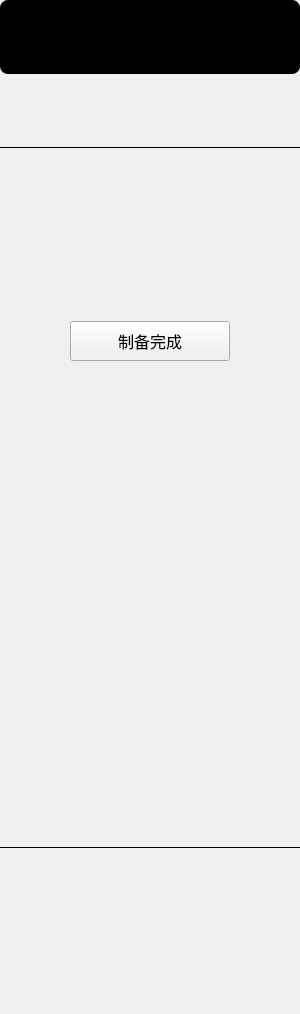
<?xml version="1.0" encoding="UTF-8"?>
<ui version="4.0">
 <class>QFemurContusionControls</class>
 <widget class="QWidget" name="QFemurContusionControls">
  <property name="geometry">
   <rect>
    <x>0</x>
    <y>0</y>
    <width>300</width>
    <height>1014</height>
   </rect>
  </property>
  <property name="sizePolicy">
   <sizepolicy hsizetype="Preferred" vsizetype="Preferred">
    <horstretch>0</horstretch>
    <verstretch>0</verstretch>
   </sizepolicy>
  </property>
  <property name="minimumSize">
   <size>
    <width>300</width>
    <height>0</height>
   </size>
  </property>
  <property name="maximumSize">
   <size>
    <width>300</width>
    <height>16777215</height>
   </size>
  </property>
  <property name="windowTitle">
   <string>硬件准备</string>
  </property>
  <property name="styleSheet">
   <string notr="true"/>
  </property>
  <property name="currentIndex" stdset="0">
   <number>0</number>
  </property>
  <widget class="QWidget" name="widget" native="true">
   <property name="geometry">
    <rect>
     <x>0</x>
     <y>0</y>
     <width>300</width>
     <height>1014</height>
    </rect>
   </property>
   <property name="styleSheet">
    <string notr="true"/>
   </property>
   <layout class="QVBoxLayout" name="verticalLayout_4">
    <item>
     <widget class="QWidget" name="widget_2" native="true">
      <property name="sizePolicy">
       <sizepolicy hsizetype="Preferred" vsizetype="Minimum">
        <horstretch>0</horstretch>
        <verstretch>0</verstretch>
       </sizepolicy>
      </property>
      <property name="minimumSize">
       <size>
        <width>0</width>
        <height>74</height>
       </size>
      </property>
      <property name="maximumSize">
       <size>
        <width>16777215</width>
        <height>80</height>
       </size>
      </property>
      <property name="styleSheet">
       <string notr="true">border-radius: 8px;
background-color: rgb(0, 0, 0);
</string>
      </property>
      <layout class="QGridLayout" name="gridLayout_3"/>
     </widget>
    </item>
    <item>
     <spacer name="verticalSpacer_10">
      <property name="orientation">
       <enum>Qt::Vertical</enum>
      </property>
      <property name="sizeType">
       <enum>QSizePolicy::Fixed</enum>
      </property>
      <property name="sizeHint" stdset="0">
       <size>
        <width>20</width>
        <height>57</height>
       </size>
      </property>
     </spacer>
    </item>
    <item>
     <widget class="Line" name="line1">
      <property name="minimumSize">
       <size>
        <width>0</width>
        <height>20</height>
       </size>
      </property>
      <property name="styleSheet">
       <string notr="true"/>
      </property>
      <property name="frameShadow">
       <enum>QFrame::Plain</enum>
      </property>
      <property name="orientation">
       <enum>Qt::Horizontal</enum>
      </property>
     </widget>
    </item>
    <item>
     <spacer name="verticalSpacer">
      <property name="orientation">
       <enum>Qt::Vertical</enum>
      </property>
      <property name="sizeHint" stdset="0">
       <size>
        <width>20</width>
        <height>20</height>
       </size>
      </property>
     </spacer>
    </item>
    <item>
     <layout class="QHBoxLayout" name="horizontalLayout_2">
      <item>
       <spacer name="horizontalSpacer">
        <property name="orientation">
         <enum>Qt::Horizontal</enum>
        </property>
        <property name="sizeHint" stdset="0">
         <size>
          <width>40</width>
          <height>20</height>
         </size>
        </property>
       </spacer>
      </item>
      <item>
       <widget class="QPushButton" name="pushButton_Finished">
        <property name="minimumSize">
         <size>
          <width>160</width>
          <height>40</height>
         </size>
        </property>
        <property name="font">
         <font>
          <family>黑体</family>
          <pointsize>12</pointsize>
         </font>
        </property>
        <property name="styleSheet">
         <string notr="true"/>
        </property>
        <property name="text">
         <string>制备完成</string>
        </property>
       </widget>
      </item>
      <item>
       <spacer name="horizontalSpacer_2">
        <property name="orientation">
         <enum>Qt::Horizontal</enum>
        </property>
        <property name="sizeHint" stdset="0">
         <size>
          <width>40</width>
          <height>20</height>
         </size>
        </property>
       </spacer>
      </item>
     </layout>
    </item>
    <item>
     <spacer name="verticalSpacer_2">
      <property name="orientation">
       <enum>Qt::Vertical</enum>
      </property>
      <property name="sizeHint" stdset="0">
       <size>
        <width>20</width>
        <height>470</height>
       </size>
      </property>
     </spacer>
    </item>
    <item>
     <widget class="Line" name="line2">
      <property name="minimumSize">
       <size>
        <width>0</width>
        <height>20</height>
       </size>
      </property>
      <property name="styleSheet">
       <string notr="true"/>
      </property>
      <property name="frameShadow">
       <enum>QFrame::Plain</enum>
      </property>
      <property name="orientation">
       <enum>Qt::Horizontal</enum>
      </property>
     </widget>
    </item>
    <item>
     <widget class="QWidget" name="widgetInfo" native="true">
      <property name="minimumSize">
       <size>
        <width>0</width>
        <height>105</height>
       </size>
      </property>
      <property name="styleSheet">
       <string notr="true"/>
      </property>
      <widget class="QLabel" name="label">
       <property name="geometry">
        <rect>
         <x>2</x>
         <y>2</y>
         <width>54</width>
         <height>16</height>
        </rect>
       </property>
       <property name="font">
        <font>
         <family>黑体</family>
         <pointsize>12</pointsize>
        </font>
       </property>
       <property name="text">
        <string/>
       </property>
      </widget>
     </widget>
    </item>
    <item>
     <widget class="QWidget" name="widget_3" native="true">
      <property name="minimumSize">
       <size>
        <width>0</width>
        <height>40</height>
       </size>
      </property>
     </widget>
    </item>
   </layout>
  </widget>
 </widget>
 <resources>
  <include location="../../resources/resources.qrc"/>
 </resources>
 <connections/>
 <slots>
  <slot>on_HardWareWidget_currentChanged(int)</slot>
 </slots>
</ui>
